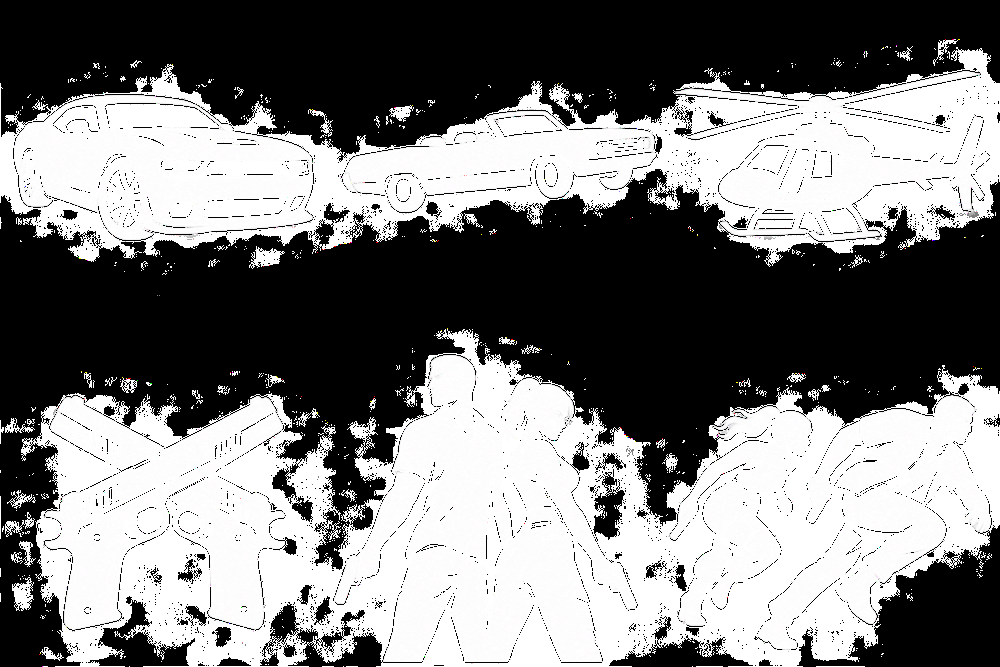
#> input picture assets/action-mattes-atlas.png, 1000 x 667 px, shrunk from 1536 x 1024 before the run
$ python -i media_style.py   (imports and definitions only)
#> lines starting #> are read from the running program, lines starting #| are printed output that depends on the picture
"""A unified neon-print shader for every frame of official footage."""
import cv2,numpy as np
# [1 line not run here, left out]
def neon_print(frame,final=False,frame_index=0):
#> called with final = False, frame_index = 0
 c=np.array((255,159,48) if final else (255,38,151),dtype='f4');top=np.array((255,65,177) if final else (44,230,255),dtype='f4')
 u=np.arange(256,dtype='f4')/255;low=np.array((2,4,13),dtype='f4');mid=np.array((43,8,53),dtype='f4')
 lut=np.zeros((256,3),dtype='u1')
 for i,v in enumerate(u):
  if v<.2:rgb=low+(mid-low)*(v/.2)
  elif v<.7:rgb=mid+(c-mid)*((v-.2)/.5)
  else:rgb=c+(top-c)*((v-.7)/.3)
  lut[i]=np.clip(rgb,0,255)
 gray=cv2.cvtColor(frame,cv2.COLOR_RGB2GRAY);printed=lut[gray]
#> after `printed = lut[gray]`:
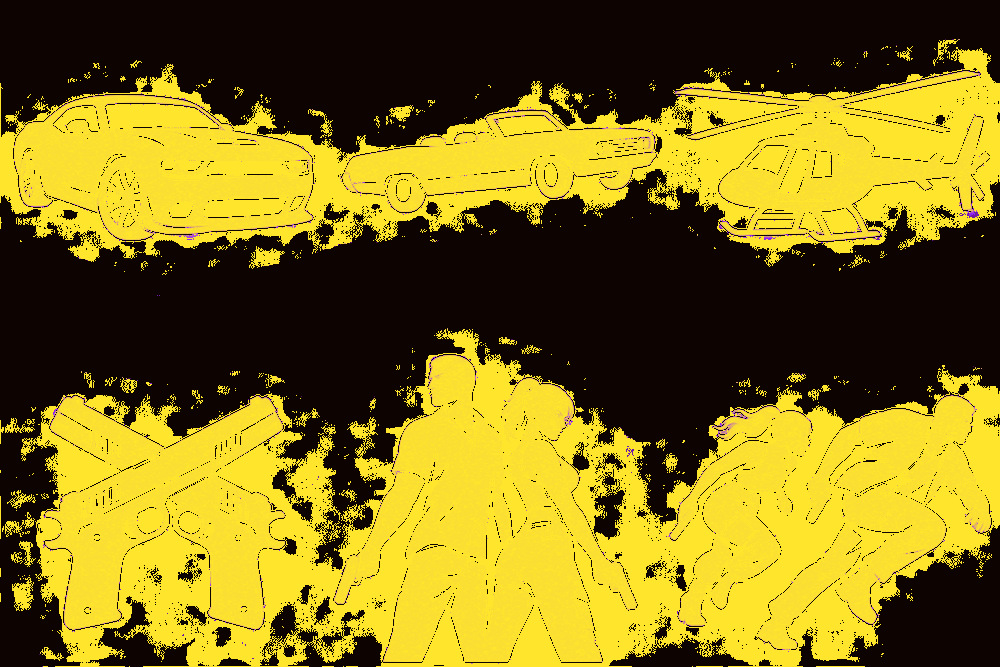
#> printed: shape (667, 1000, 3); mean of channels 0, 1, 2 24.5, 112.6, 130.4; drawn as B, G, R
 # Preserve a little local colour while replacing the tonal structure completely.
 out=cv2.addWeighted(frame,.19,printed,.81,0)
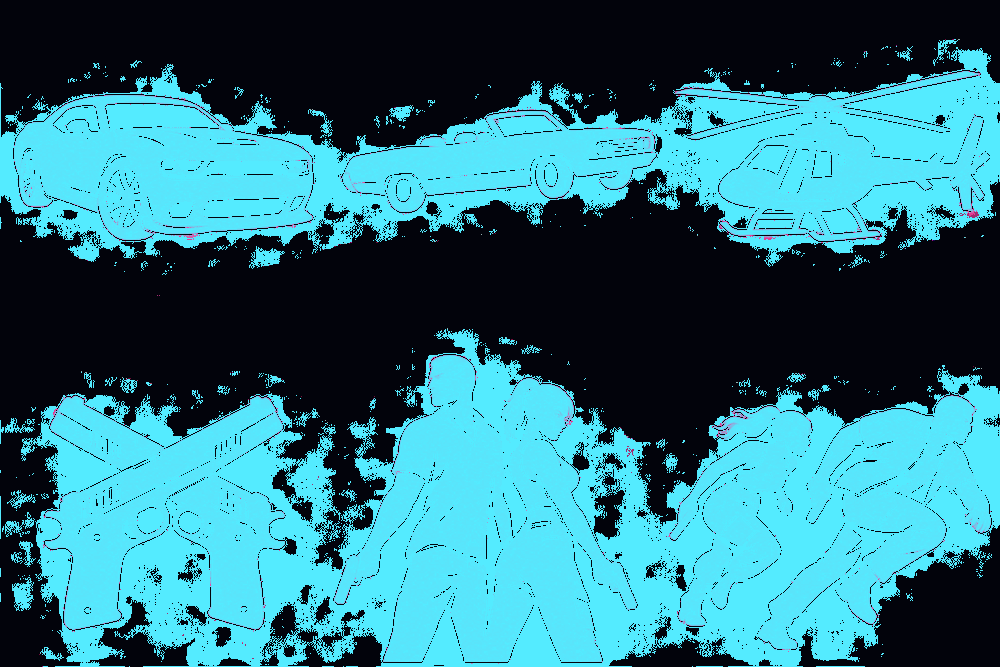
#> out: shape (667, 1000, 3); mean R, G, B 43.6, 114.8, 129.4
 edges=cv2.Canny(gray,65,155);edgecolor=(edges[:,:,None]/255*np.array(top,dtype='f4')*.48).astype('u1');out=cv2.add(out,edgecolor)
#> after `edges = cv2.Canny(gray, 65, 155)`:
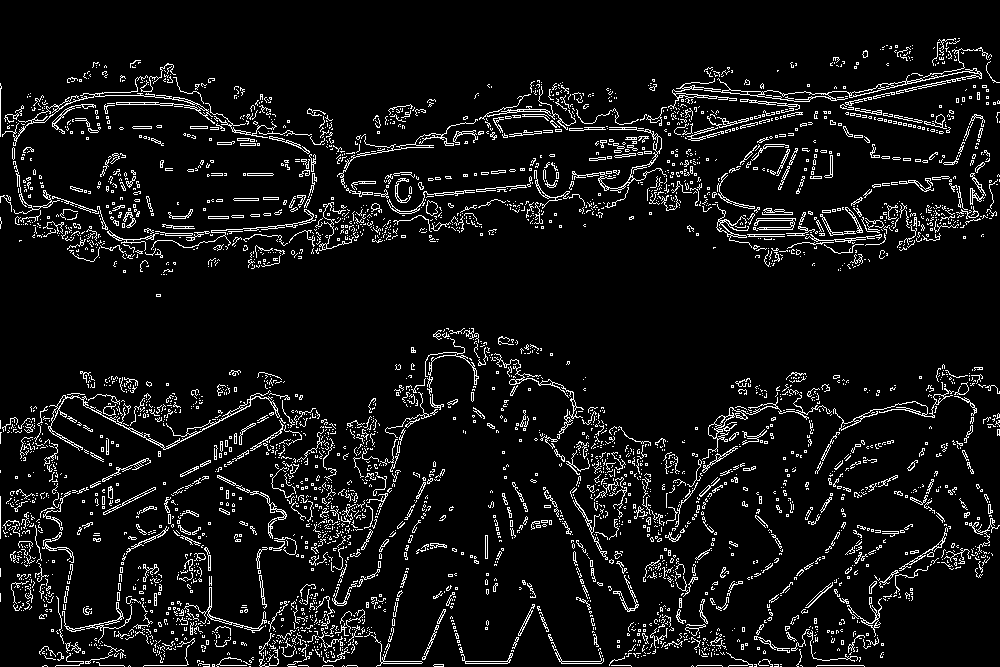
#> edges: shape (667, 1000); 7.4% white in thin lines or dots
#> after `edgecolor = (edges[:, :, None] / 255 * np.array(top, dtype='f4') * 0.4`:
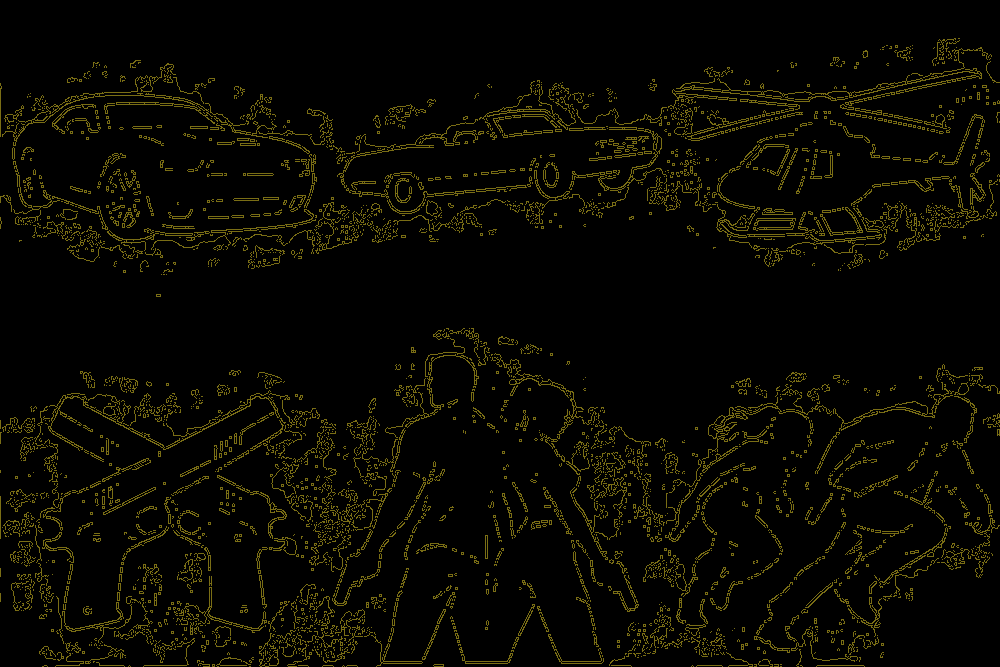
#> edgecolor: shape (667, 1000, 3); mean of channels 0, 1, 2 1.5, 8.1, 9; drawn as B, G, R
#> after `out = cv2.add(out, edgecolor)`:
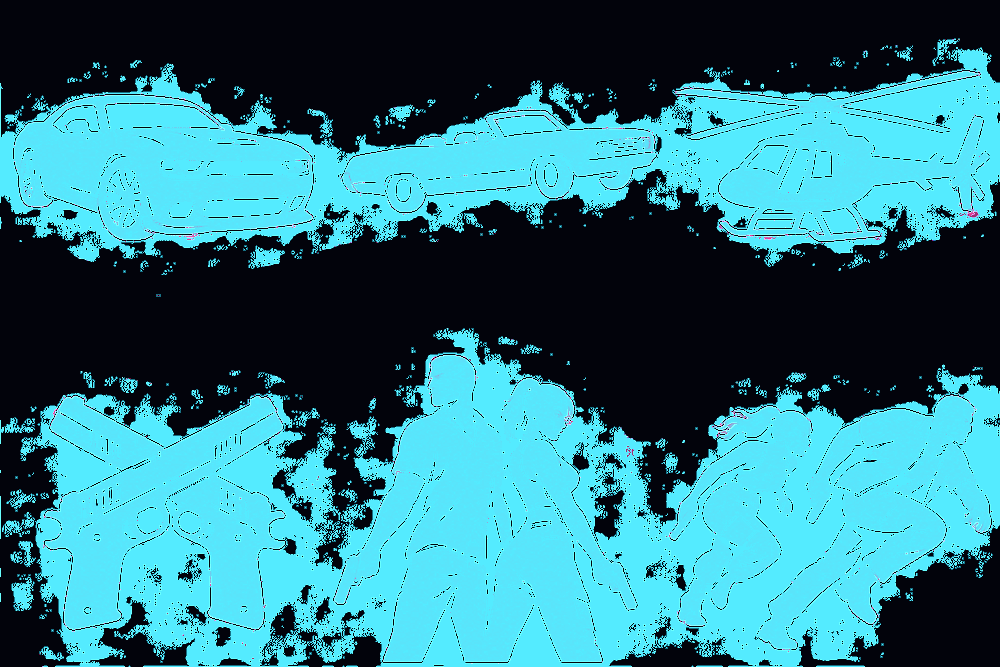
#> out: shape (667, 1000, 3); mean R, G, B 45.1, 118.4, 132
 out[::4]=(out[::4].astype('f4')*.80).astype('u1')
 # Traveling thin raster highlights; movement is intrinsic, even in a slow source shot.
 y=(frame_index*3)%out.shape[0];out[max(0,y-1):y+1]=cv2.addWeighted(out[max(0,y-1):y+1],.75,np.full_like(out[max(0,y-1):y+1],top),.25,0)
#> after `y = frame_index * 3 % out.shape[0]`: y = 0
#> after `out[max(0, y - 1):y + 1] = cv2.addWeighted(out[max(0, y - 1):y + 1], 0`:
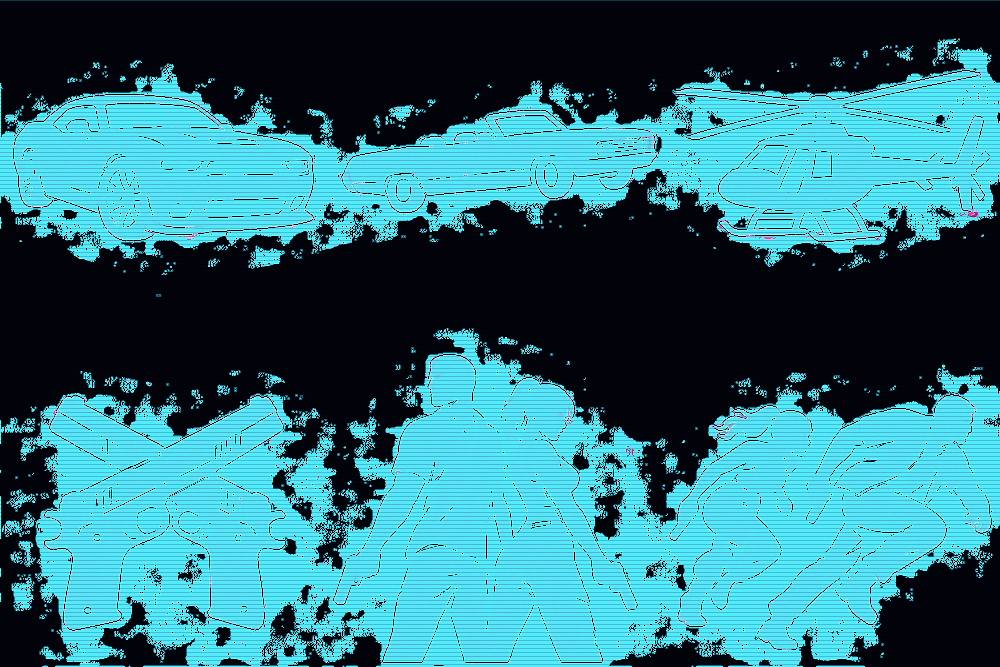
#> out: shape (667, 1000, 3); mean R, G, B 42.8, 112.5, 125.4
 return out

>>> import cv2
>>> picture = cv2.cvtColor(cv2.imread('../assets/action-mattes-atlas.png'), cv2.COLOR_BGR2RGB)
>>> result = neon_print(picture)
